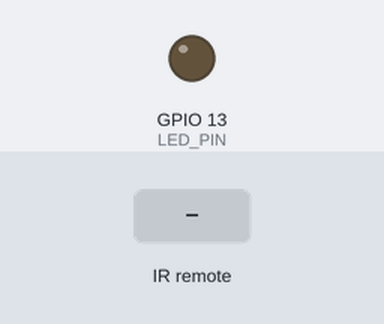
The sketch below on a simulated ESP8266 (NodeMCU). On the bench: output pins drawn as LEDs (lit = HIGH). The test bench sets the inputs (shaded band). What the sketch prints to the serial monitor is not drawn.

Above: at 1.2 s.
1.3 s: infrared code 0xA90 received
Timing chart, 0 to 4.3 s (numbered marks = the images above; inputs shaded):
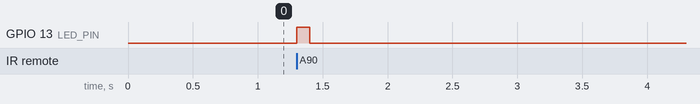

Measured:
- after the input at 1.3 s, GPIO 13 (LED_PIN): LOW → HIGH at once, → LOW 0.10 s later

The sketch:

IRPLAYER.ino
```cpp
#include <IRremoteESP8266.h>
#include <IRrecv.h>
#include <IRutils.h>

#define RECV_PIN 15        // Pin du TSOP
#define LED_PIN 13          // LED intégrée ESP32 (souvent GPIO 2)

IRrecv irrecv(RECV_PIN);
decode_results results;

void setup() {
  Serial.begin(115200);

  pinMode(LED_PIN, OUTPUT);
  digitalWrite(LED_PIN, LOW);

  // 🔽 Ajoute cette ligne pour activer le pull-up interne sur RECV_PIN
  pinMode(RECV_PIN, INPUT_PULLUP);

  irrecv.enableIRIn();       // Active la réception
  Serial.println("Récepteur IR prêt");
}

void loop() {
  if (irrecv.decode(&results)) {
    Serial.print("Code reçu : 0x");
    Serial.println(results.value, HEX);

    // Filtre : n'allume la LED que si code == 0xA90
    if (results.value == 0xA90) {
      digitalWrite(LED_PIN, HIGH);
      delay(100); // LED allumée brièvement
      digitalWrite(LED_PIN, LOW);
    }

    irrecv.resume();  // Prêt pour le signal suivant
  }
}
```
